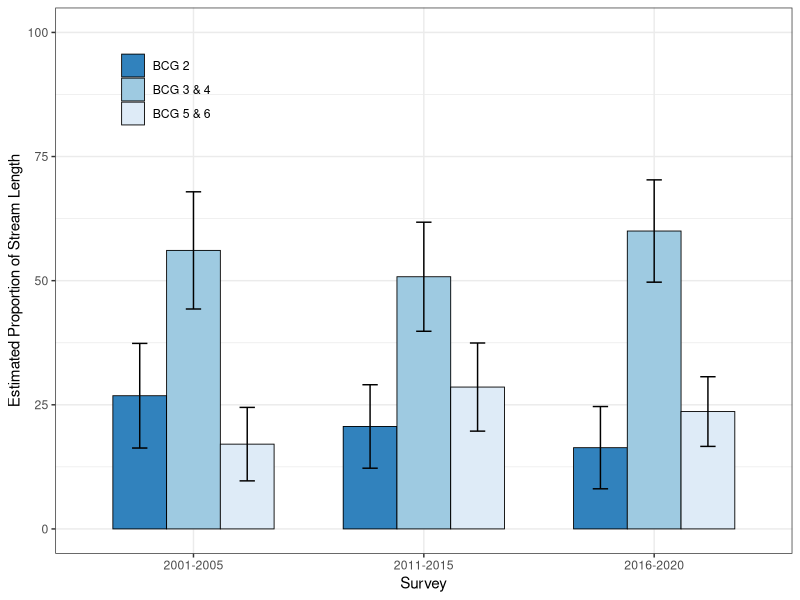

R code for this plot:
library(ggplot2)

assessment <- read.csv('cat_ests_bcg.csv', header = TRUE)

assessment <- assessment[assessment$Category %in% c("BCG2", "BCG34", "BCG56"), ]


AssessmentPlotBCG <- ggplot(assessment,aes(x=Subpopulation,y=Estimate.P,fill=Category))+
  geom_bar(position=position_dodge(),stat="identity",colour="black",linewidth=0.3,
           width=0.7)+
  geom_errorbar(aes(ymin=LCB95Pct.P,ymax=UCB95Pct.P),width=0.2,
                position=position_dodge(0.7))+
  lims(y = c(0,100)) +
  scale_fill_manual(values=c("#3182bd","#9ecae1","#deebf7"),
                    label=c("BCG 2", "BCG 3 & 4", "BCG 5 & 6"))+
  labs(x= "Survey",y="Estimated Proportion of Stream Length")+
  theme_bw()+
  theme(legend.position=c(0.15,0.85),legend.title=element_blank(),
        legend.background=element_rect(fill=alpha("transparent",0)))

AssessmentPlotBCG
